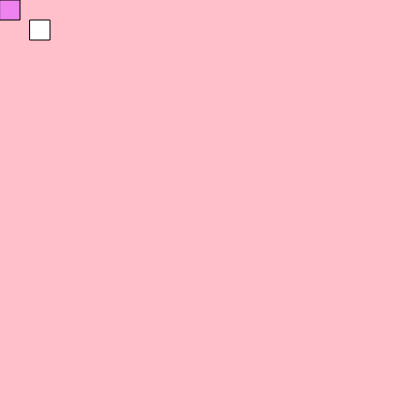
Frame 1 (no input)
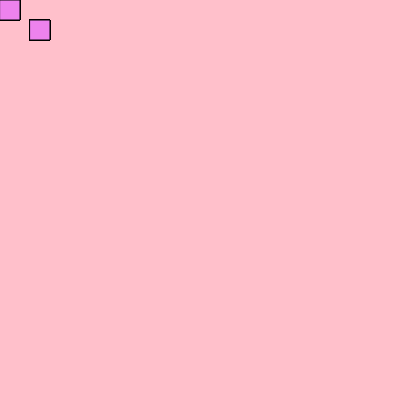
Frame 60 (no input)
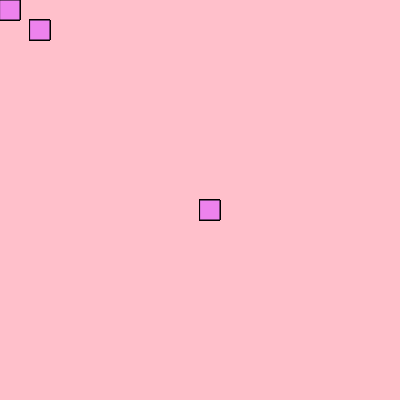
Frame 120 (the mouse pressed at the canvas centre since frame 60)

The p5.js sketch that drew these frames (run headless with seeded random() and noise() and a simulated clock; from frame 60 on, the mouse is pressed at the canvas centre):

// p5.js sketch
// ── sketch.js
function setup() {
    createCanvas(400, 400);
    background("pink");
  }
  
  function draw() {
    rect(30, 20, 20);
    fill("violet");
    stroke("black");
    if (mouseIsPressed);
    {
      rect(mouseX, mouseY, 20, 20);
    }
  }
  
